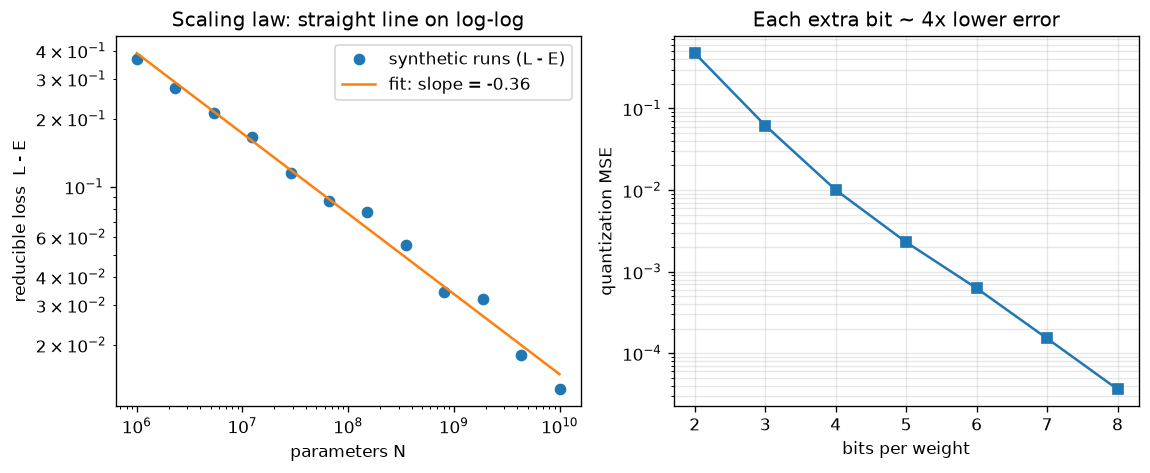

Write Python code to recreate this figure.
"""
Day 122 - Consolidation Phase 7: scaling laws and quantization are both 'power-law / log-scale' stories.

Left: synthetic loss-vs-parameters points following L(N) = E + A * N^-alpha (with small noise).
      On log-log axes the reducible loss (L - E) is a straight line whose slope is -alpha.
Right: symmetric uniform quantization of Gaussian weights. Each extra bit roughly quarters
      the MSE (about 6 dB per bit), which is why int8 is nearly free and int4 needs care (QLoRA).
"""
import numpy as np
import matplotlib.pyplot as plt

np.random.seed(42)

# ---- left: scaling law ----
E, A, alpha = 1.7, 40.0, 0.34
N = np.logspace(6, 10, 12)                          # 1M .. 10B parameters
loss = E + A * N ** (-alpha)
loss_noisy = loss * (1 + 0.004 * np.random.randn(N.size))
slope, intercept = np.polyfit(np.log10(N), np.log10(loss_noisy - E), 1)
print("fitted alpha:", round(-slope, 3), "(true", alpha, ")")

# ---- right: quantization error ----
w = np.random.randn(100)                            # tiny synthetic weight vector
bits = np.arange(2, 9)
mse = []
for b in bits:
    levels = 2 ** (b - 1) - 1
    scale = np.abs(w).max() / levels
    wq = np.clip(np.round(w / scale), -levels, levels) * scale
    mse.append(np.mean((w - wq) ** 2))
mse = np.array(mse)
print("MSE ratio per extra bit:", np.round(mse[:-1] / mse[1:], 2))

fig, axes = plt.subplots(1, 2, figsize=(11, 4))
axes[0].loglog(N, loss_noisy - E, "o", label="synthetic runs (L - E)")
axes[0].loglog(N, 10 ** intercept * N ** slope, "-", label=f"fit: slope = {slope:.2f}")
axes[0].set_xlabel("parameters N")
axes[0].set_ylabel("reducible loss  L - E")
axes[0].set_title("Scaling law: straight line on log-log")
axes[0].legend()

axes[1].semilogy(bits, mse, "s-")
axes[1].set_xlabel("bits per weight")
axes[1].set_ylabel("quantization MSE")
axes[1].set_title("Each extra bit ~ 4x lower error")
axes[1].grid(True, which="both", alpha=0.3)

plt.savefig("graph_DAY_122.png", dpi=120, bbox_inches="tight")
